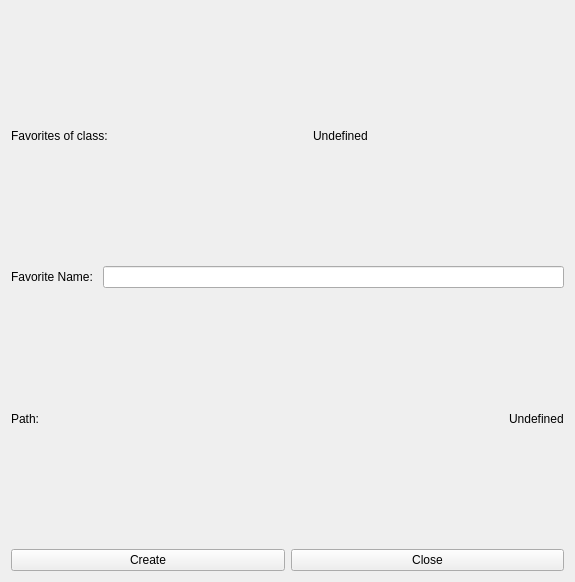
<?xml version="1.0" encoding="UTF-8"?>
<ui version="4.0">
 <class>UClassFavoritesEditor</class>
 <widget class="QWidget" name="UClassFavoritesEditor">
  <property name="geometry">
   <rect>
    <x>0</x>
    <y>0</y>
    <width>575</width>
    <height>582</height>
   </rect>
  </property>
  <property name="windowTitle">
   <string>Dialog</string>
  </property>
  <layout class="QVBoxLayout" name="verticalLayout" stretch="0,0,0,0,0">
   <item>
    <layout class="QHBoxLayout" name="horizontalLayoutName">
     <item>
      <widget class="QLabel" name="label">
       <property name="text">
        <string>Favorites of class: </string>
       </property>
      </widget>
     </item>
     <item>
      <spacer name="horizontalSpacer_3">
       <property name="orientation">
        <enum>Qt::Horizontal</enum>
       </property>
       <property name="sizeHint" stdset="0">
        <size>
         <width>40</width>
         <height>20</height>
        </size>
       </property>
      </spacer>
     </item>
     <item>
      <widget class="QLabel" name="labelClassName">
       <property name="text">
        <string>Undefined</string>
       </property>
      </widget>
     </item>
     <item>
      <spacer name="horizontalSpacer_2">
       <property name="orientation">
        <enum>Qt::Horizontal</enum>
       </property>
       <property name="sizeHint" stdset="0">
        <size>
         <width>40</width>
         <height>20</height>
        </size>
       </property>
      </spacer>
     </item>
    </layout>
   </item>
   <item>
    <layout class="QVBoxLayout" name="verticalLayoutClassProp"/>
   </item>
   <item>
    <layout class="QHBoxLayout" name="horizontalLayout_2">
     <item>
      <widget class="QLabel" name="labelFavName">
       <property name="text">
        <string>Favorite Name: </string>
       </property>
      </widget>
     </item>
     <item>
      <widget class="QLineEdit" name="lineEditFavName"/>
     </item>
    </layout>
   </item>
   <item>
    <layout class="QHBoxLayout" name="horizontalLayout_3">
     <item>
      <widget class="QLabel" name="labelPath">
       <property name="text">
        <string>Path:</string>
       </property>
      </widget>
     </item>
     <item>
      <spacer name="horizontalSpacer">
       <property name="orientation">
        <enum>Qt::Horizontal</enum>
       </property>
       <property name="sizeHint" stdset="0">
        <size>
         <width>40</width>
         <height>20</height>
        </size>
       </property>
      </spacer>
     </item>
     <item>
      <widget class="QLabel" name="labelFullPath">
       <property name="text">
        <string>Undefined</string>
       </property>
      </widget>
     </item>
    </layout>
   </item>
   <item>
    <layout class="QHBoxLayout" name="horizontalLayout_4">
     <item>
      <widget class="QPushButton" name="pushButtonCreate">
       <property name="text">
        <string>Create</string>
       </property>
      </widget>
     </item>
     <item>
      <widget class="QPushButton" name="pushButtonClose">
       <property name="text">
        <string>Close</string>
       </property>
      </widget>
     </item>
    </layout>
   </item>
  </layout>
 </widget>
 <resources/>
 <connections/>
</ui>
